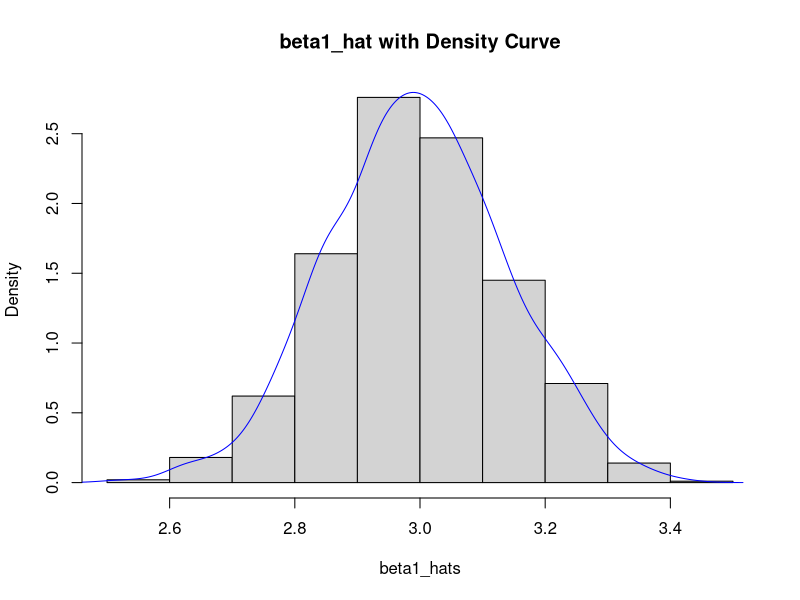

This figure's R source:
## ---- chunk 1
set.seed(123)
beta0 = 2
beta1 = 3

n = 100
X = runif(n, min = 0, max = 10) 
sigma = 4
epsilon = rnorm(n, mean = 0, sd = sigma) 

Y = beta0 + beta1 * X + epsilon


SSxy = sum((X - mean(X)) * (Y - mean(Y)))
SSxx = sum((X - mean(X))^2)
beta1_hat = SSxy / SSxx
beta1_hat
beta0_hat = mean(Y) - beta1_hat * mean(X)
beta0_hat
SSE = sum((Y - (beta0_hat + beta1_hat * X))^2)
sigma2_hat = SSE / (n - 2)
sigma2_hat

## ---- chunk 2
set.seed(456) 
simulations = 1000
beta0_hats = numeric(simulations)
beta1_hats = numeric(simulations)
sigma2_hats = numeric(simulations)

for (i in 1:simulations) {
  epsilon = rnorm(n, mean = 0, sd = sigma)
  Y = beta0 + beta1 * X + epsilon
  
  SSxy = sum((X - mean(X)) * (Y - mean(Y)))
  SSxx = sum((X - mean(X))^2)
  beta1_hats[i] = SSxy / SSxx
  beta0_hats[i] = mean(Y) - beta1_hats[i] * mean(X)
  SSE = sum((Y - (beta0_hats[i] + beta1_hats[i] * X))^2)
  sigma2_hats[i] = SSE / (n - 2)
}

average_beta0 = mean(beta0_hats)
average_beta0 

average_beta1 = mean(beta1_hats)
average_beta1

average_sigma2 = mean(sigma2_hats)
average_sigma2

bias_beta0 = average_beta0 - beta0
bias_beta0

bias_beta1 = average_beta1 - beta1
bias_beta1

bias_sigma2 = average_sigma2 - sigma^2
bias_sigma2

## ---- chunk 3
hist(beta1_hats, probability = TRUE, main = "beta1_hat with Density Curve")
lines(density(beta1_hats), col = "blue") 

## ---- chunk 4
var_beta1_hat = var(beta1_hats)
var_beta1_hat
## ---- chunk 5
true_var_beta1_hat = sigma^2 / SSxx
true_var_beta1_hat

## ---- chunk 6
# Since the empirical variance [var_beta1_hat(0.02020941)] is closer to the theoretical variance [true_var_beta1_hat(0.019898)] we can conclude that our simulation process is more accurate. 
## ---- chunk 7
set.seed(110)
beta0 <- 1
beta1 <- 2
beta2 <- -1
beta3 <- 0.5
sigma <- 5

n = 500
x1 = rnorm(n, 10, 5)
x2 = runif(n, 0, 20)
x3 = rnorm(n, 5, 2)

epsilon = rnorm(n, 0, sigma)
Y.1 = beta0 + beta1*x1 + beta2*x2 + beta3*x3 + epsilon


X.1 = cbind(1, x1, x2, x3) 
beta_hat = solve(t(X.1) %*% X.1) %*% t(X.1) %*% Y.1
beta_hat

Y_hat = X.1 %*% beta_hat
e = Y.1 - Y_hat
SSE1 = sum(e^2)
SSE1
sigma2_hat = SSE1 / (n - (3 + 1)) 
sigma2_hat




## ---- chunk 8
var_beta_hat1 = sigma2_hat * solve(t(X.1) %*% X.1)
var_beta_hat1

## ---- chunk 9
se_beta_hat = sqrt(diag(var_beta_hat1))
t_critical = qt(0.975, n - 4)

CI_beta1 = beta_hat[2] + c(-1, 1) * t_critical * se_beta_hat[2]
CI_beta1
CI_beta2 = beta_hat[3] + c(-1, 1) * t_critical * se_beta_hat[3]
CI_beta2
CI_beta3 = beta_hat[4] + c(-1, 1) * t_critical * se_beta_hat[4]
CI_beta3

## ---- chunk 10
model1 = lm(Y.1 ~ x1 + x2 + x3)
summary(model1) 

#The fitted lm model1 (model1) compared to the simulated data gives the same value for estimated B0, B1, B2 and B3. From the estimated sigma_hat (27.06) calculated we can get residual standard error by taking square root of Sigma_hat, this value is the same as the residual standard error given by the fitted lm model(model1)


## ---- chunk 11

SSE1

SSR = sum((Y_hat - mean(Y_hat))^2)
SSR

SST = sum((Y.1 - mean(Y.1))^2)
SST

relationship_verified = round(SSE1 + SSR)==round(SST)
relationship_verified 



## ---- chunk 12
k = 3 
MSE = SSE1 / (n - (k + 1))
MSR = SSR / k
F_statistic = MSR / MSE
F_statistic

## ---- chunk 13
p_value_F_test = pf(F_statistic, df1 = k, df2 = n - (k + 1), lower.tail = FALSE)
p_value_F_test 


#An F staitistics of 801.7895 and a p-value of zero, implies that we strongly reject the null hypothessis and conclude that the differences among group means are statistically significant, indicating a strong effect of the independent variable(s) on the dependent variable.
## ---- chunk 14
R2_adj <- 1 - ((SSE1 / (n - (k + 1))) / (SST / (n - 1)))
R2_adj
#Approximately 83% of the variation in the dependent variable (Y) is explained by the regressors (X)
## ---- chunk 15

summary_model = summary(model1)
summary_model

anova_model =  anova(model1)
anova_model

## ---- chunk 16
simulate_mlr = function(n, iterations = 1000) {

  beta0 = 1
  beta1 = 2
  beta2 = -1
  beta3 = 0.5
  sigma = 5
  
 
  estimates = matrix(0, nrow = iterations, ncol = 3)
  CIs = array(0, dim = c(iterations, 3, 2))
  true_betas = c(beta1, beta2, beta3)
  
  for (i in 1:iterations) {
    
    x1 = rnorm(n, mean = 10, sd = 5)
    x2 = runif(n, min = 0, max = 20)
    x3 = rnorm(n, mean = 5, sd = 2)
    epsilon = rnorm(n, mean = 0, sd = sigma)
    Y = beta0 + beta1 * x1 + beta2 * x2 + beta3 * x3 + epsilon

    
    X = cbind(1, x1, x2, x3)
    beta_hat = solve(t(X) %*% X) %*% t(X) %*% Y
    estimates[i, ] = beta_hat[2:4]

    
    Y_hat = X %*% beta_hat
    residuals = Y - Y_hat
    SSE = sum(residuals^2)
    sigma2_hat = SSE / (n - 4)
    var_beta_hat = sigma2_hat * solve(t(X) %*% X)
    
    for (j in 1:3) {
      se = sqrt(diag(var_beta_hat)[j+1])
      t_critical = qt(0.975, df = n - 4)
      CIs[i, j, ] = c(beta_hat[j+1] - t_critical * se, beta_hat[j+1] + t_critical * se)
    }
  }


  biases = colMeans(estimates) - true_betas
  coverage = colMeans(CIs[, , 1] <= true_betas & CIs[, , 2] >= true_betas)
  
  list(biases = biases, coverage = coverage)
}


## ---- chunk 17
results_500 = simulate_mlr(500)
results_500
results_750 = simulate_mlr(750)
results_750
results_1000 = simulate_mlr(1000)
results_1000
## ---- chunk 18

data = data.frame(
  n = c(500, 750, 1000),
  Bias_Beta1 = c(0.0006756336, -0.0001264552, -0.0016542234),
  Coverage_Beta1 = c(0.317, 0.323, 0.320),
  Bias_Beta2 = c(0.0015435055, -0.0001052672, 0.0009652531),
  Coverage_Beta2 = c(0.320, 0.318, 0.324),
  Bias_Beta3 = c(0.0047427018, -0.0015830796, -0.0036426610),
  Coverage_Beta3 = c(0.321, 0.311, 0.322)
)


print(data)


